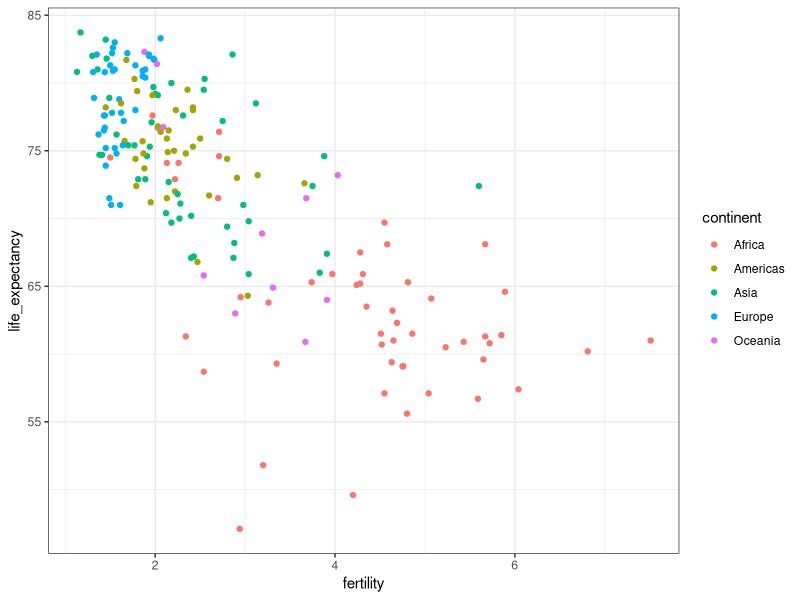
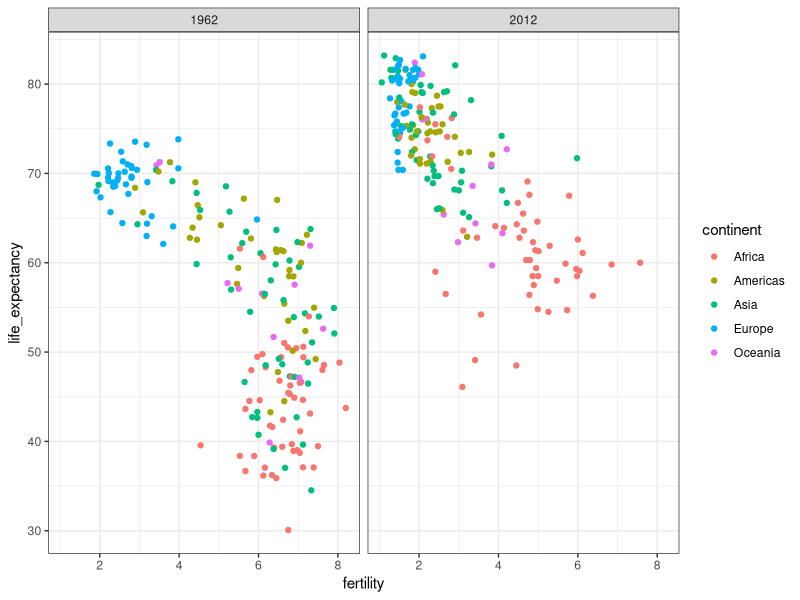
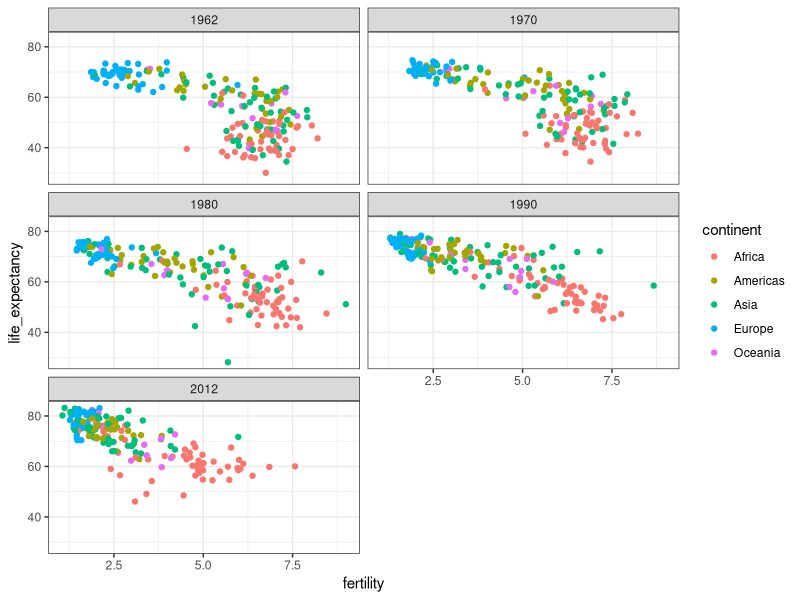
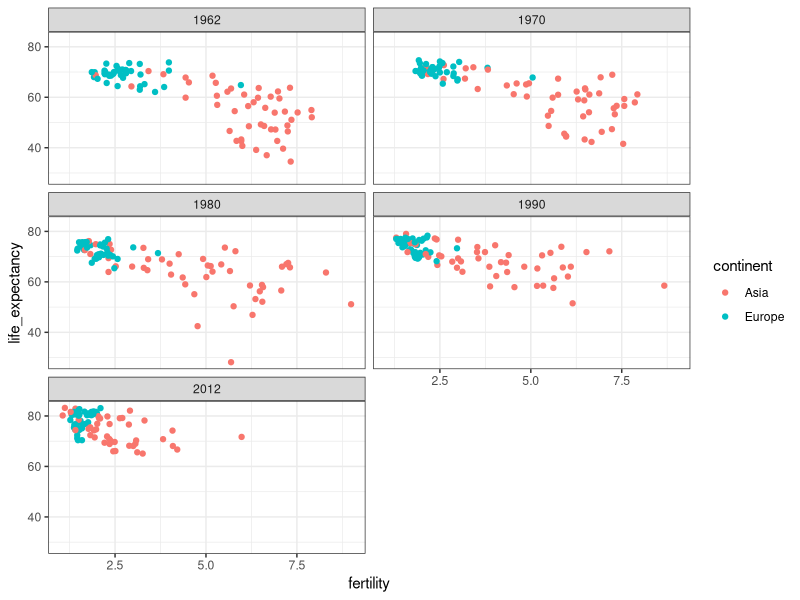
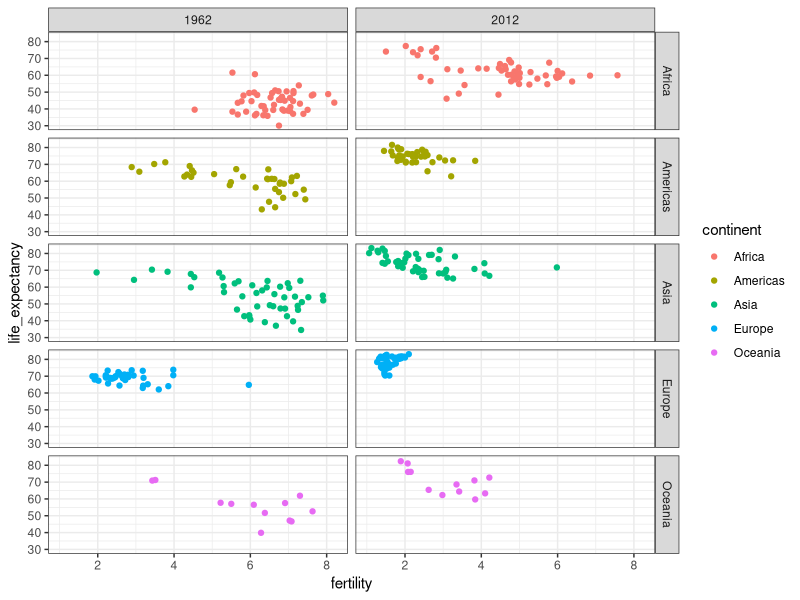
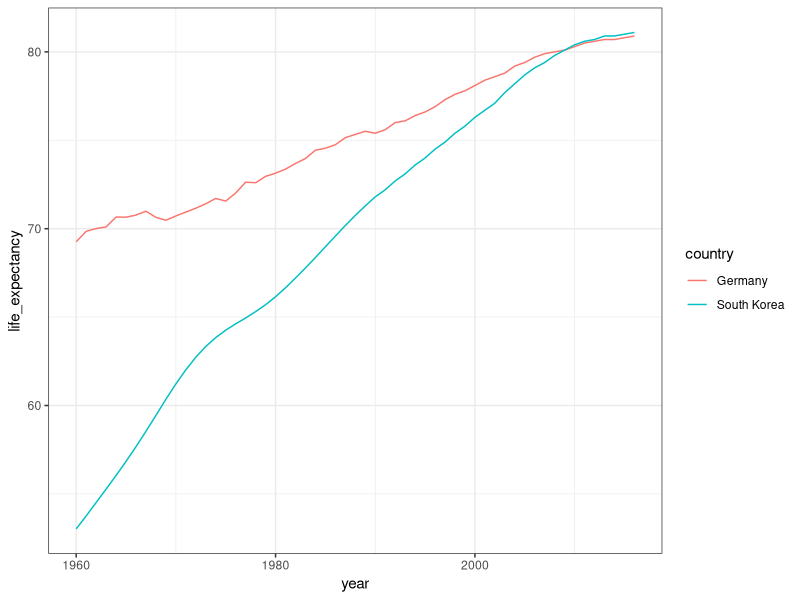
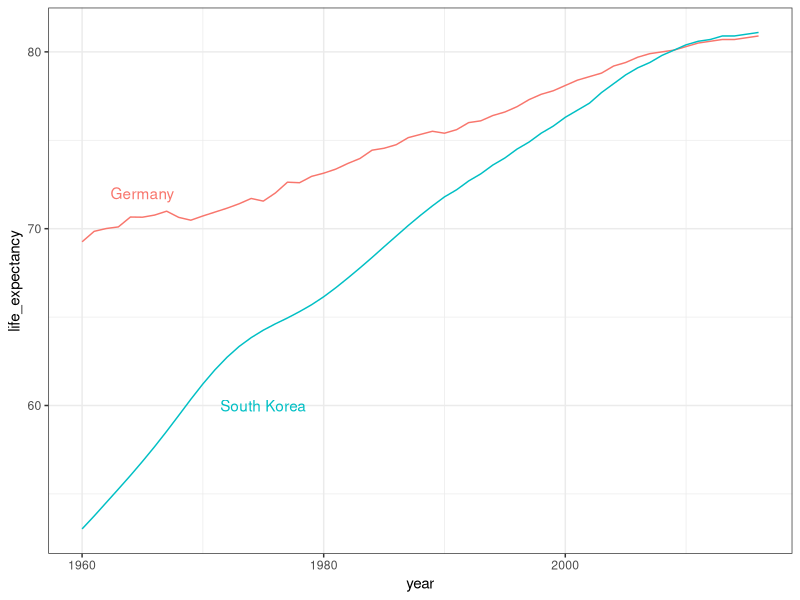
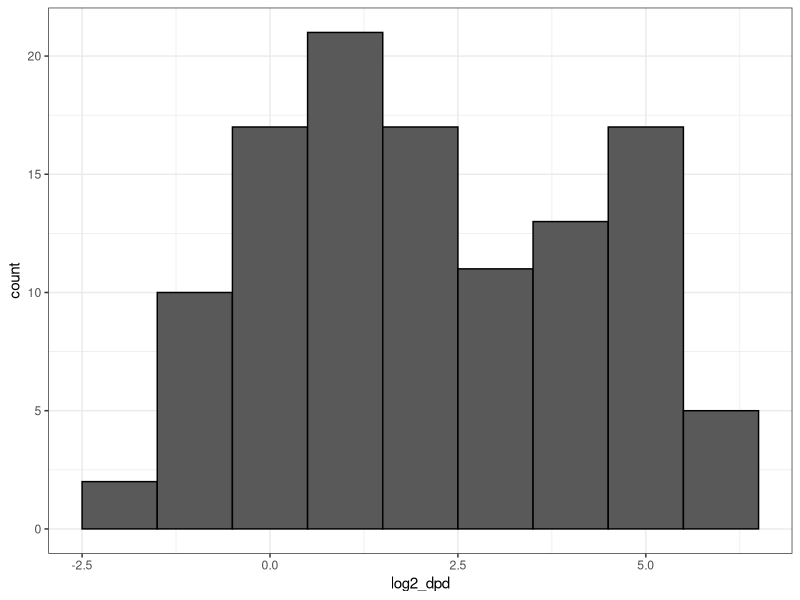

Reproduce these figures in R, in order.
library(dslabs)
library(dplyr)
library(ggplot2)
data(gapminder)
head(gapminder)
g <- gapminder

g %>% filter(year==2015 & country %in% c('Sri Lanka', 'Turkey')) %>% select(c('country', 'infant_mortality'))
summary(g['year'])

ds_theme_set()
g %>% filter(year==2015) %>% ggplot(aes(fertility, life_expectancy, color=continent)) + geom_point()

#Faceting
g %>% filter(year %in% c(1962, 2012)) %>% ggplot(aes(fertility, life_expectancy, color=continent)) + geom_point() +
  facet_grid(.~year)

g %>% filter(year %in% c(1962, 1970, 1980, 1990, 2012)) %>% ggplot(aes(fertility, life_expectancy, color=continent)) + geom_point() +
  facet_wrap(.~year, ncol = 2)

g %>% filter(year %in% c(1962, 1970, 1980, 1990, 2012) & continent %in% c('Europe', 'Asia')) %>% 
  ggplot(aes(fertility, life_expectancy, color=continent)) + geom_point() + facet_wrap(.~year, ncol = 2)

g %>% filter(year %in% c(1962, 2012)) %>% ggplot(aes(fertility, life_expectancy, color=continent)) + geom_point() +
  facet_grid(continent~year)

#Time Series Plots
summary(g['country'], maxsum = 1000)
countries <- c('South Korea', 'Germany')
g %>% filter(country %in% countries) %>% ggplot(aes(year, life_expectancy, col=country)) + geom_line()

labels <- data.frame(country = countries, x = c(1975, 1965), y = c(60, 72))
g %>% filter(country %in% countries) %>% ggplot(aes(year, life_expectancy, color=country)) + geom_line() + 
  geom_text(data = labels, aes(x, y, label=country)) + theme(legend.position = 'none')

#Log Transformation
g <- g %>% mutate(dpd = gdp/population/365)
g <- g %>% mutate(log2_dpd = log2(dpd))
head(g, 10)
    #Log Value transformation
g %>% filter(year==1970 & !is.na(log2_dpd)) %>% ggplot(aes(log2_dpd)) + geom_histogram(binwidth = 1, color = 'black')
    #Log Scale transformation
g %>% filter(year==1970 & !is.na(dpd)) %>% ggplot(aes(dpd)) + geom_histogram(binwidth = 1, color = 'black') + 
  scale_x_continuous(trans = 'log2')

g %>% filter(year==1970 & region=='Caribbean') %>% select(c('country', 'dpd')) %>% filter(dpd>45)#check the country in the Caribbean with highest dpd

#Stratify and Boxplot
levels(g$region)
length(levels(g$region)) #number of regions
    #boxplot by region in 1970
past_year <- 1970
p <- g %>% filter(year == past_year & !is.na(dpd)) %>% ggplot(aes(region, dpd, fill=continent))
p + geom_boxplot() #raw plot
p + geom_boxplot() + theme(axis.text.x = element_text(angle=90, hjust=1)) #plot with ajusted names on the x axis
    #reordering regions by median dpd for easier interpretation
p1 <- g %>% filter(year == past_year & !is.na(dpd)) %>% mutate(region = reorder(region, dpd, FUN=median)) %>%
  ggplot(aes(region, dpd, fill=continent)) + geom_boxplot() + theme(axis.text.x = element_text(size = 11, angle = 90, hjust = 1)) + 
  xlab("") + ylab("dollars per day")
p1  #plotting result
p1 + scale_y_continuous(trans = 'log2')   #plot with scale y log2 transformation. helps to see differences 
                                          #between region with smallest dpd values
p1 + scale_y_continuous(trans = 'log2') + geom_point(show.legend = FALSE)   #add data points to the plot

#Comparing distributions
#We will compare data for the western countries to developing countries
west <- c('Northern Europe', 'Northern America', 'Australia and New Zealand', 'Western Europe', 'Southern Europe')
p3 <- g %>% filter(year==past_year & !is.na(dpd)) %>% mutate(group = if_else(region %in% west, 'West', 'Developping')) %>%
  ggplot(aes(dpd, fill=group))
p3 + geom_histogram(binwidth = 1, col = 'black')  #here we plot the 2 distributions histogram
p3 + geom_histogram(binwidth = 1, col = 'black') + scale_x_continuous(trans = 'log2') #plotting with scale x log 2 transformation
p3 + geom_histogram(binwidth = 1, col = 'black') + scale_x_continuous(trans = 'log2') + facet_grid(.~group)  #faceting two plots for with respect to each distribution
    #faceting by west/developing and year
present_year <- 2010
p4 <- g %>% filter(year %in% c(past_year, present_year) & !is.na(dpd)) %>% mutate(group = if_else(region %in% west, 'West', 'Developping')) %>%
  ggplot(aes(dpd, fill=group))
p4 + geom_histogram(binwidth = 1, col = 'black') + scale_x_continuous(trans = 'log2') + facet_grid(year~group)
